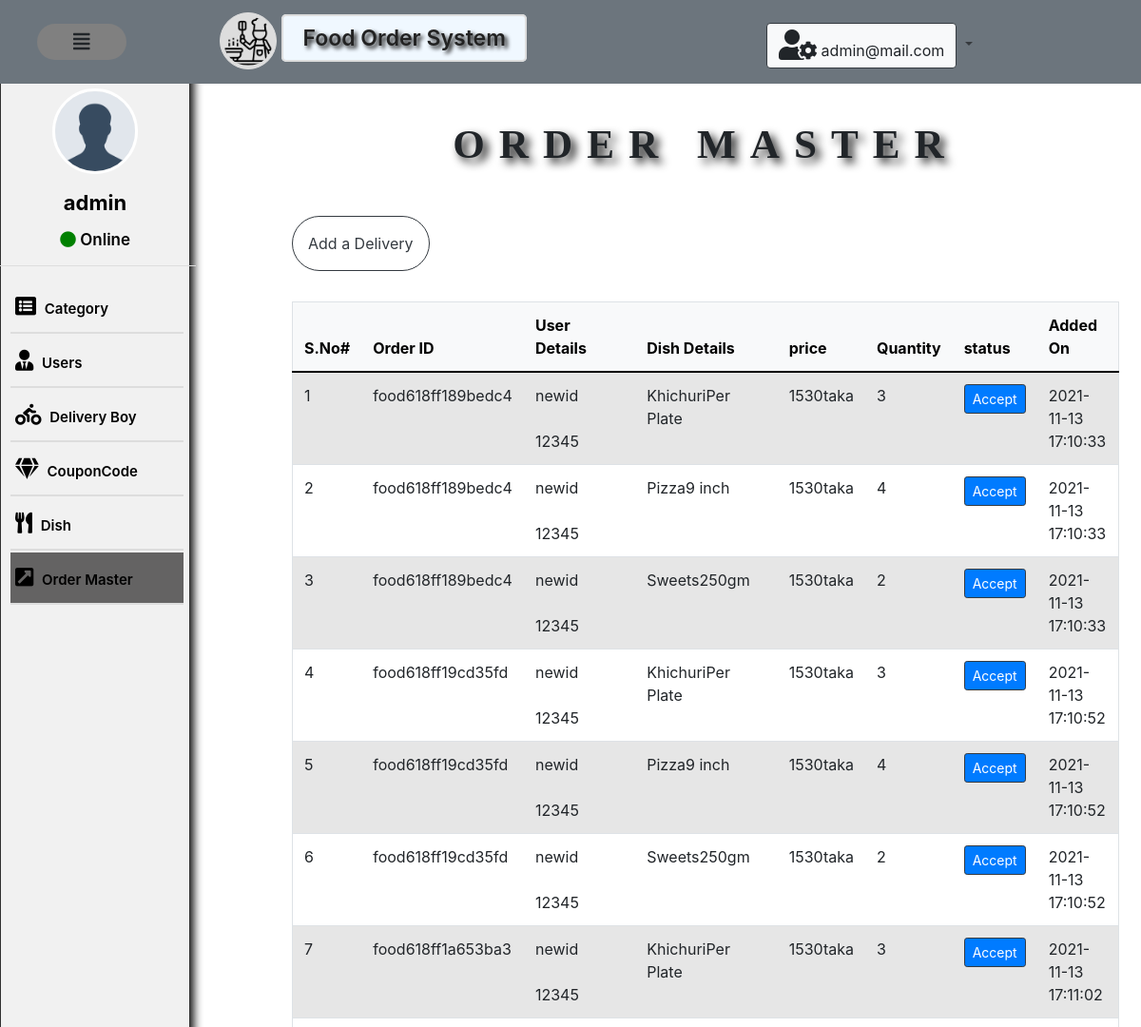
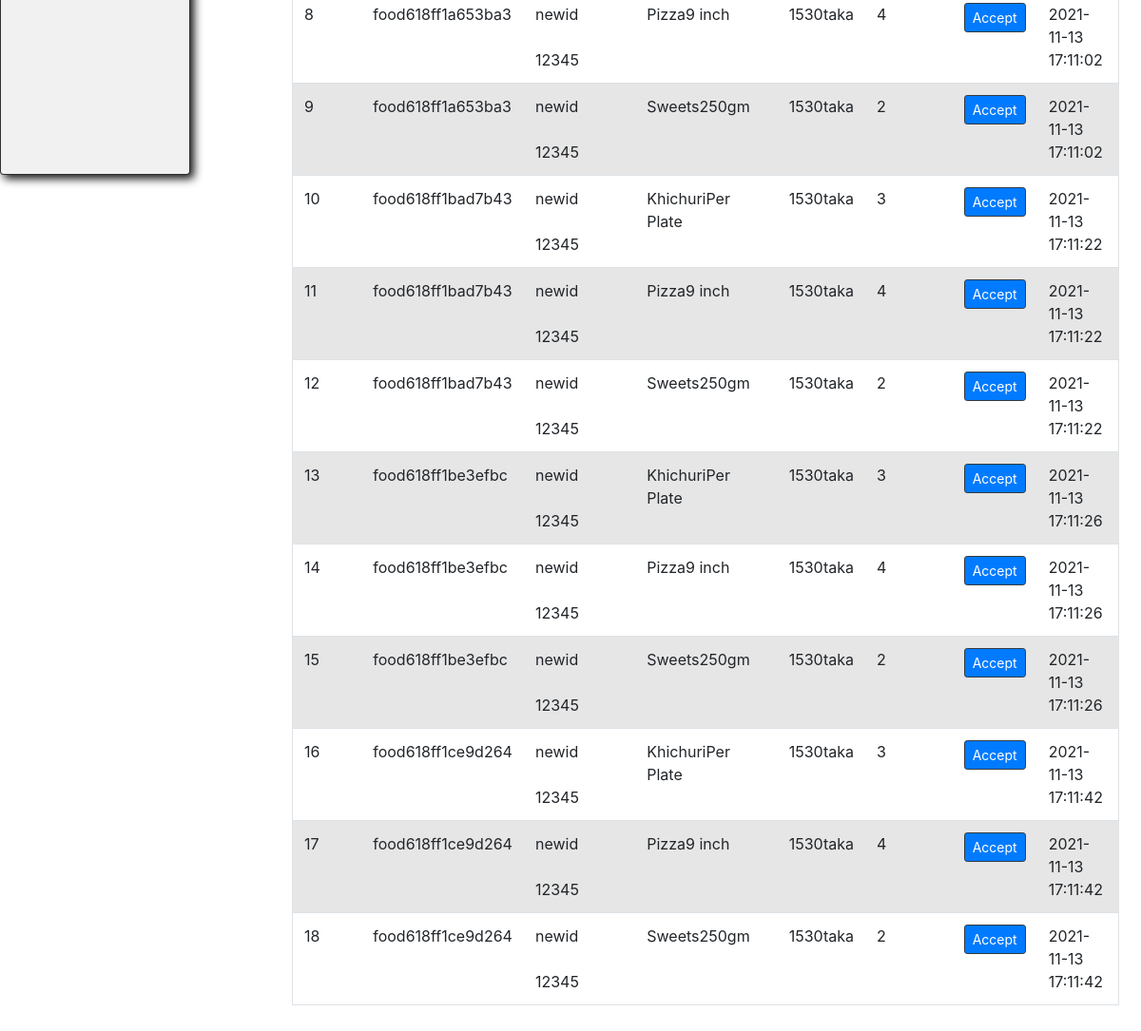
The page /admin/ordermaster.php (signed in) on the database as committed earlier (2 pictures, top to bottom).
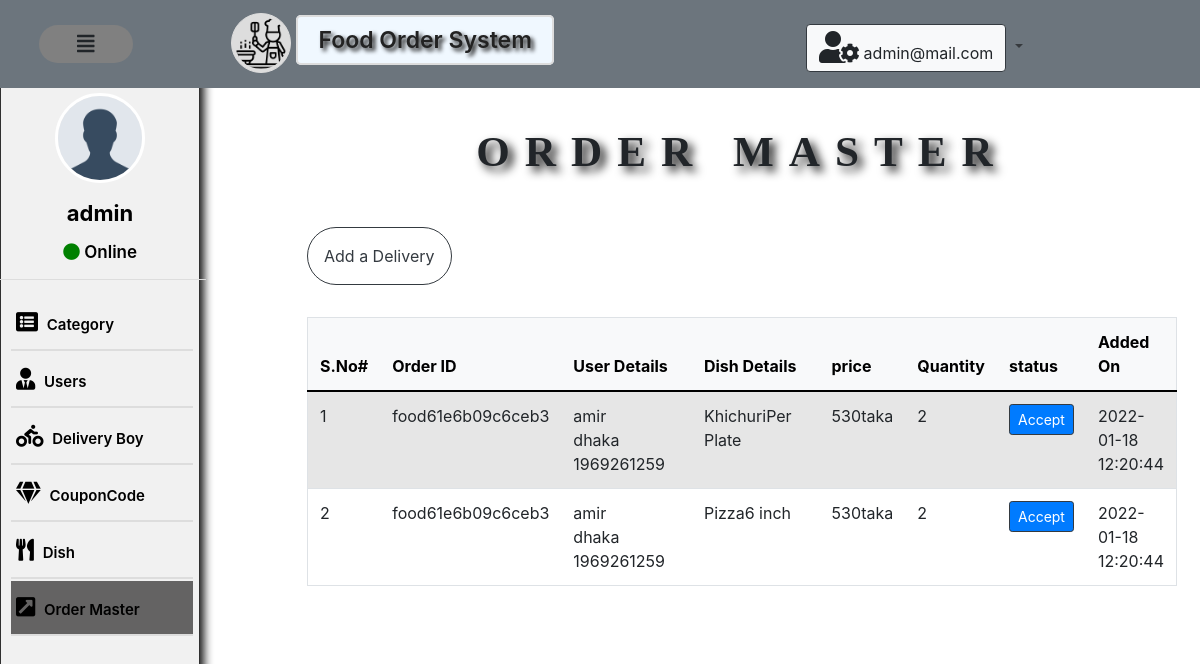
The same page on the database as committed later.
### tables this page shows
CREATE TABLE `order_detail` (
  `od_id` int(11) NOT NULL,
  `user_id` int(11) NOT NULL,
  `order_id` varchar(255) NOT NULL,
  `dish_detail_id` int(11) NOT NULL,
  `quantity` int(11) NOT NULL,
  `oprice` float NOT NULL,
  `order_status` int(11) NOT NULL,
  `dt` timestamp NOT NULL DEFAULT current_timestamp() ON UPDATE current_timestamp()
);

CREATE TABLE `user` (
  `id` int(11) NOT NULL,
  `name` varchar(50) NOT NULL,
  `email` varchar(50) NOT NULL,
  `password` varchar(255) NOT NULL,
  `mobile` int(11) NOT NULL,
  `address` varchar(100) NOT NULL,
  `status` int(11) NOT NULL,
  `added_on` timestamp(5) NOT NULL DEFAULT current_timestamp(5) ON UPDATE current_timestamp(5)
);

CREATE TABLE `dish` (
  `id` int(11) NOT NULL,
  `category_id` int(11) NOT NULL,
  `dish` varchar(100) NOT NULL,
  `dish_detail` text NOT NULL,
  `image` text NOT NULL,
  `status` int(5) NOT NULL,
  `added_on` timestamp NOT NULL DEFAULT current_timestamp()
);

CREATE TABLE `dish_detail` (
  `id` int(11) NOT NULL,
  `dish_id` int(11) NOT NULL,
  `attribute` varchar(100) NOT NULL,
  `price` int(11) NOT NULL,
  `status` int(11) NOT NULL,
  `added_on` timestamp NOT NULL DEFAULT current_timestamp() ON UPDATE current_timestamp()
);

### admin/ordermaster.php (the view, shortened to what this page needs)
<?php
require '../_dbConnect.php';
 include './_top.php';
?>
    <!doctype html>
    <html lang="en">
    <head>
        <link rel="stylesheet" href="https://maxcdn.bootstrapcdn.com/bootstrap/4.0.0/css/bootstrap.min.css">
        <link rel="stylesheet" href="//cdn.datatables.net/1.10.25/css/jquery.dataTables.min.css">
        <link href="https://cdnjs.cloudflare.com/ajax/libs/font-awesome/5.15.1/css/all.min.css" rel="stylesheet" />
    </head>
    <body>
        <div class="container bg-gray col-12 col-md-9 d-inline-block float-right mx-2  mt-5 mb-5">
            <h4 class="effect">ORDER MASTER</h4>
            <a type="button" href="addDeliveryBoy.php" class="btn btn-outline-dark border border-dark rounded-pill my-3  p-3">Add a Delivery </a>
            <table class="table table-striped mt-3 border" id="myTable">
                <thead class="table-light ">
                    <tr>
                        <th scope="col" width="2%">S.No#</th>
                        <th scope="col" width="15%">Order ID</th>
                        <th scope="col" width="20%">User Details</th>
                        <th scope="col" width="20%">Dish Details</th>
                        <th scope="col mx-2" width="7%">price</th>
                        <th scope="col" width="7%">Quantity</th>
                        <th scope="col" width="7%">status</th>
                        <th scope="col" width="10%">Added On</th>
                    </tr>
                </thead>
                <tbody>
                    <?php
$sql = "SELECT * FROM `order_detail` INNER JOIN `dish_detail` , `dish` , `user` WHERE user.id = order_detail.user_id AND dish_detail.id = order_detail.dish_detail_id AND dish_detail.dish_id = dish.id  ";
$result = mysqli_query($connection, $sql);
$numRow = mysqli_num_rows($result);
if ($numRow > 0) {
    $i = 1;
    while ($fetchRow = mysqli_fetch_assoc($result)) {
        echo '<tr><td scope="row">'. $i . '</td>
     <td>'.  $fetchRow['order_id'] . '</td>
     <td>'.   $fetchRow['name'] .'<br>' . $fetchRow['address']. '<br>'. $fetchRow['mobile'].    '</td>
     <td>'.  $fetchRow['dish'] .$fetchRow['attribute']. '</td>
     <td>'.$fetchRow['oprice'] .'taka' .'</td>
     <td>'. $fetchRow['quantity'] . '</td>
     <td>'; if($fetchRow['order_status'] == 0) { echo '  <a type="button" class="btn btn-sm btn-primary border-dark"  href="?Id=' . $fetchRow['od_id'] . '&type=placed">Accept</a>';  }
                       echo '</td>
     <td>' .$fetchRow['dt'] . '</td>
     </tr>';
        $i++;
    }
}
?>
                </tbody>
            </table>
        </div>
    </body>
    </html>

### admin/_top.php (shortened to what this page needs)
<!doctype html>
<html lang="en">
<head>
    <link href="https://cdn.jsdelivr.net/npm/bootstrap@5.1.0/dist/css/bootstrap.min.css" rel="stylesheet"
>
    <link href="https://cdnjs.cloudflare.com/ajax/libs/font-awesome/5.15.1/css/all.min.css" rel="stylesheet" />
    <link rel="stylesheet" href="style.css">
</head>
<?php  $pageInfoArr = explode('/',$_SERVER['PHP_SELF']);
   $page = $pageInfoArr[count($pageInfoArr)-1]; ?>
<body>
    <nav class="navbar fixed-top navbar-expand-lg navbar-expand-lg navbar-light bg-secondary mb-5">
        <div class="container-fluid d-flex justify-content-between">
        <button  class="btn  btn-lg rounded-pill mx-2 my-3 fas fa-align-justify mybtn" type="button" data-toggle="collapse"
                data-target="#collapseExample" aria-expanded="false" aria-controls="collapseExample">
            </button>
                <ul class="navbar-nav myNav">
                     <li class="nav-item ">  <a class="navbar-brand" href="index.php"><img src="cooking.png" class="img-fluid myNavBrand" alt="" srcset=""> <strong class="myNavBrandText mt-2">
                Food Order System</strong></a> </li>
                    <li class="nav-item dropdown mx-5 mt-2">
                        <a class="nav-link dropdown-toggle " href="#" id="navbarDropdown" role="button"
                            data-bs-toggle="dropdown" aria-expanded="false">
                             <button type="button" class="btn btn-light border-dark">
                                <i class="fas fa-user-cog fa-2x"></i> <?php echo  substr($_SESSION['name'],0,20);?>
                            </button>
                        </a>
                    </li>
                </ul>
        </div>
    </nav>
    <div class="sidebar col-md-2 rounded p-2 text-wrap sticky-right">
    <div class="user_part">
            <img src="avatar.png" alt="" srcset="">
            <h4 class="fw-bold lead"><?php echo  substr($_SESSION['name'],0,05);?></h4>
            <p><i class="fa fa-circle"></i> Online</p>
          </div>
        <ul class="list-group mt-3 ">
            <li class="side-item" ><a <?php if($page == 'category.php') {echo 'class="active sidelink"'; } ?>class="sidelink" href="category.php" >  <span><i class="fa fa-list-alt"></i></span> Category</a></li>
            <li class="side-item"><a <?php if($page == 'user.php') {echo 'class="active sidelink"'; } ?>class="sidelink" href="user.php">  <span><i class=" fas fa-user-tie"></i></span> Users</a></li>
            <li class="side-item"><a <?php if($page == 'deliveryBoy.php') {echo 'class="active sidelink"'; } ?> class="sidelink "  href="deliveryBoy.php"> <span><i class="fas fa-biking"></i></span>  Delivery Boy</a></li>
            <li class="side-item"><a <?php if($page == 'couponCode.php') {echo 'class="active sidelink"'; } ?> class="sidelink "  href="couponCode.php"><span><i class=" fas fa-gem""></i></span>  CouponCode</a></li>
            <li class="side-item"> <a <?php if($page == 'dish.php') {echo 'class="active sidelink"'; } ?>class="sidelink"  href="dish.php"><span><i class=" fas fa-utensils"></i></span>  Dish</a></li>
            <li class="side-item"> <a <?php if($page == 'ordermaster.php') {echo 'class="active sidelink"'; } ?> class="sidelink"  href="ordermaster.php"><span><i class="fas fa-external-link-square-alt"></i></span>  Order Master</a></li>
    </div>
</body>
</html>

### admin/style.css (style rules this page uses)
.mybtn { background-color: grey; display: inline-block; border: 5px solid white; width: 100px; }
.sidebar { margin: 0; padding: 10px 5px; background-color: #f1f1f1; border: 1px solid rgb(0, 0, 0, 0.8); height: 150vh; display: inline-block; margin-top: 4rem; box-shadow: 4px 4px 10px #111; }
.sidebar .sidelink { display: block; color: black; margin: 0 2px; padding: 10px 5px; text-decoration: none; width: 100%; border-bottom: 2px solid #ddd; font-weight: 600; font-size: 15px; margin-bottom: 2px; transition: .3s; }
.effect { font-size: 2.7rem; font-weight: 700; text-shadow: 5px 5px 10px #111; padding: 25px 0; margin-top: 3.3rem; text-align: center; letter-spacing: 15px; font-family: Verdana; }
.active { background-color: rgba(65, 64, 64, 0.8); color: whitesmoke; width: 100%; }
.sidebar .sidelink span { font-size: 22px; font-weight: 700; margin-right: 5px; width: 100%; }
.user_part { text-align: center; padding: 20px 0px 0px; border-bottom: 1px solid #ddd; margin: 0px -15px; }
.user_part img { height: 90px; width: 90px; border-radius: 50%; border: 3px solid #fff; }
.user_part h4 { color: #000; font-size: 22px; line-height: 40px; margin-top: 10px; }
.user_part p { color: #000; font-size: 17px; line-height: 22px; font-weight: 600; }
.user_part i { color: green; }
.myNav { width: 100%; display: flex; justify-content: space-around; }
.myNavBrand { width: 60px; background: #ddd; padding: 3px; border-radius: 50%; border: 1px solid #ddd; }
.myNavBrandText { font-size: 23px; font-weight: 600; color: #222; background: aliceblue; padding: 9px 20px; border: 2px solid #ddd; border-radius: 5px; text-shadow: 3px 3px 4px #111; }

Rows that differ between the two databases and show on the page:
removed order_detail: order "food618ff189bedc4", user.name "newid", user.mobile "12345", dish.dish "Sweets", dish_detail.attribute "250gm", oprice "1530", quantity "2", dt "2021-11-13 17:10:33"
removed order_detail: order "food618ff19cd35fd", user.name "newid", user.mobile "12345", dish.dish "Khichuri", dish_detail.attribute "Per Plate", oprice "1530", quantity "3", dt "2021-11-13 17:10:52"
removed order_detail: order "food618ff19cd35fd", user.name "newid", user.mobile "12345", dish.dish "Pizza", dish_detail.attribute "9 inch", oprice "1530", quantity "4", dt "2021-11-13 17:10:52"
removed order_detail: order "food618ff19cd35fd", user.name "newid", user.mobile "12345", dish.dish "Sweets", dish_detail.attribute "250gm", oprice "1530", quantity "2", dt "2021-11-13 17:10:52"
removed order_detail: order "food618ff1a653ba3", user.name "newid", user.mobile "12345", dish.dish "Khichuri", dish_detail.attribute "Per Plate", oprice "1530", quantity "3", dt "2021-11-13 17:11:02"
removed order_detail: order "food618ff1a653ba3", user.name "newid", user.mobile "12345", dish.dish "Pizza", dish_detail.attribute "9 inch", oprice "1530", quantity "4", dt "2021-11-13 17:11:02"
removed order_detail: order "food618ff1a653ba3", user.name "newid", user.mobile "12345", dish.dish "Sweets", dish_detail.attribute "250gm", oprice "1530", quantity "2", dt "2021-11-13 17:11:02"
removed order_detail: order "food618ff1bad7b43", user.name "newid", user.mobile "12345", dish.dish "Khichuri", dish_detail.attribute "Per Plate", oprice "1530", quantity "3", dt "2021-11-13 17:11:22"
removed order_detail: order "food618ff1bad7b43", user.name "newid", user.mobile "12345", dish.dish "Pizza", dish_detail.attribute "9 inch", oprice "1530", quantity "4", dt "2021-11-13 17:11:22"
removed order_detail: order "food618ff1bad7b43", user.name "newid", user.mobile "12345", dish.dish "Sweets", dish_detail.attribute "250gm", oprice "1530", quantity "2", dt "2021-11-13 17:11:22"
removed order_detail: order "food618ff1be3efbc", user.name "newid", user.mobile "12345", dish.dish "Khichuri", dish_detail.attribute "Per Plate", oprice "1530", quantity "3", dt "2021-11-13 17:11:26"
removed order_detail: order "food618ff1be3efbc", user.name "newid", user.mobile "12345", dish.dish "Pizza", dish_detail.attribute "9 inch", oprice "1530", quantity "4", dt "2021-11-13 17:11:26"
removed order_detail: order "food618ff1be3efbc", user.name "newid", user.mobile "12345", dish.dish "Sweets", dish_detail.attribute "250gm", oprice "1530", quantity "2", dt "2021-11-13 17:11:26"
removed order_detail: order "food618ff1ce9d264", user.name "newid", user.mobile "12345", dish.dish "Khichuri", dish_detail.attribute "Per Plate", oprice "1530", quantity "3", dt "2021-11-13 17:11:42"
removed order_detail: order "food618ff1ce9d264", user.name "newid", user.mobile "12345", dish.dish "Pizza", dish_detail.attribute "9 inch", oprice "1530", quantity "4", dt "2021-11-13 17:11:42"
removed order_detail: order "food618ff1ce9d264", user.name "newid", user.mobile "12345", dish.dish "Sweets", dish_detail.attribute "250gm", oprice "1530", quantity "2", dt "2021-11-13 17:11:42"
changed order_detail "Khichuri": order "food618ff189bedc4" → "food61e6b09c6ceb3"; user.name "newid" → "amir"; user.address (not shown) → "dhaka"; user.mobile "12345" → "1969261259"; oprice "1530" → "530"; quantity "3" → "2"; dt "2021-11-13 17:10:33" → "2022-01-18 12:20:44"
changed order_detail "Pizza": order "food618ff189bedc4" → "food61e6b09c6ceb3"; user.name "newid" → "amir"; user.address (not shown) → "dhaka"; user.mobile "12345" → "1969261259"; dish_detail.attribute "9 inch" → "6 inch"; oprice "1530" → "530"; quantity "4" → "2"; dt "2021-11-13 17:10:33" → "2022-01-18 12:20:44"
